Frame 1 (no input): blank canvas, image omitted
Frame 60 (the mouse pressed at the canvas centre just before this capture): blank canvas, image omitted
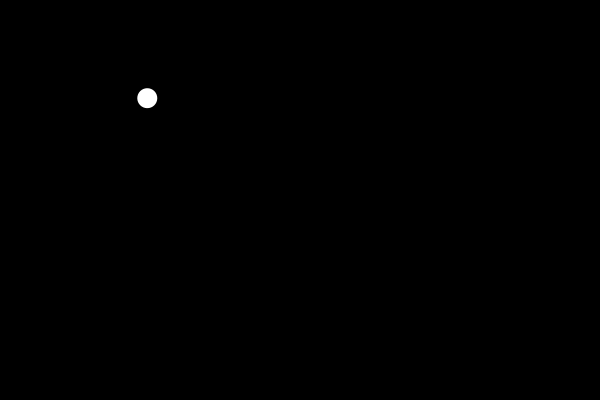
Frame 120 (the mouse held since frame 60 and released just before this capture)

The Processing sketch whose frames 1 and 60 were blank and that drew this single picture after the mouse press (run headless with seeded random() and noise(); from frame 60 on, the mouse is pressed at the canvas centre):

// Processing sketch: PVector_ball_move_to_mouse
// ── PVector_ball_move_to_mouse.pde
PVector pos, velocity;
float speed = 3;

void setup(){
  size(600,400);
  noStroke();
  pos = new PVector();
  velocity = new PVector();
  
}

void draw(){
  background(0);
  ellipse(pos.x, pos.y, 20, 20);
  velocity.x = mouseX - pos.x;
  velocity.y = mouseY - pos.y;
  velocity.normalize();
  velocity.mult(speed);
  pos.add(velocity);
}
